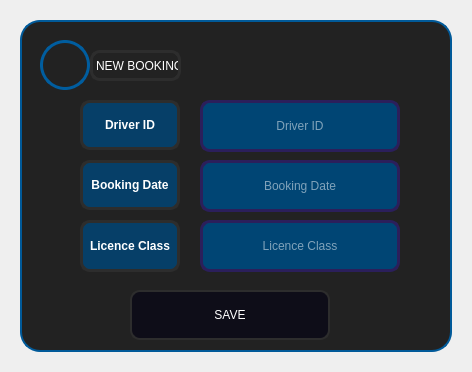
            <widget class="QWidget" name="NewBooking_page">
             <layout class="QGridLayout" name="gridLayout_5">
              <item row="0" column="0">
               <widget class="QWidget" name="booking_form_widget_4" native="true">
                <property name="minimumSize">
                 <size>
                  <width>450</width>
                  <height>350</height>
                 </size>
                </property>
                <property name="maximumSize">
                 <size>
                  <width>450</width>
                  <height>350</height>
                 </size>
                </property>
                <property name="styleSheet">
                 <string notr="true">border-radius: 20px;
</string>
                </property>
                <layout class="QGridLayout" name="gridLayout_2">
                 <item row="0" column="0">
                  <widget class="QFrame" name="input_fileds_frame_5">
                   <property name="styleSheet">
                    <string notr="true">QFrame{
	background-color: rgb(34, 34, 34);
	color: rgb(255, 255, 255);
	border: 2px solid rgb(1, 90, 153);
}
QLineEdit {
	border: 2px solid rgb(0, 93, 159);
	border-radius: 10px;
	padding: 15px;
	background-color: rgb(0, 69, 116);
	color: rgb(255, 255, 255);
}
QLineEdit:hover {
	border: 2px solid rgb(0, 66, 124);
}
QLineEdit:focus {
	border: 2px solid rgb(206, 206, 206);
	color: rgb(200, 200, 200);
}
QPushButton {
	border: 2px solid rgb(45, 45, 45);
	border-radius: 10px;
	padding: 15px;
	background-color:rgb(14, 13, 24);
	color: rgb(255, 255, 255);
}
QPushButton:hover {
	border: 2px solid rgb(0, 66, 124);
}
QLabel{
	border:3px solid  rgb(45, 45, 45);
	border-radius: 10px;
	
	background-color: rgb(6, 63, 104);
}
QCheckBox{
	color: rgb(255, 255, 255);
	padding: 10px;
}
QCheckBox::indicator {
    border: 3px solid rgb(0, 93, 159);
	width: 20px;
	height: 20px;
	border-radius: 10px;
    background:rgb(0, 0, 0);
}
QCheckBox::indicator:hover {
    border: 3px solid rgb(255, 255, 255);
}
QCheckBox::indicator:checked {
    background: 3px solid rgb(34, 34, 34);
	background-image: url(:/icons/icons/cil-check.png);
}</string>
                   </property>
                   <property name="frameShape">
                    <enum>QFrame::StyledPanel</enum>
                   </property>
                   <property name="frameShadow">
                    <enum>QFrame::Raised</enum>
                   </property>
                   <widget class="QLabel" name="label_29">
                    <property name="geometry">
                     <rect>
                      <x>60</x>
                      <y>80</y>
                      <width>100</width>
                      <height>50</height>
                     </rect>
                    </property>
                    <property name="minimumSize">
                     <size>
                      <width>100</width>
                      <height>50</height>
                     </size>
                    </property>
                    <property name="font">
                     <font>
                      <weight>75</weight>
                      <bold>true</bold>
                     </font>
                    </property>
                    <property name="styleSheet">
                     <string notr="true"/>
                    </property>
                    <property name="text">
                     <string>Driver ID</string>
                    </property>
                    <property name="alignment">
                     <set>Qt::AlignCenter</set>
                    </property>
                   </widget>
                   <widget class="QLineEdit" name="DriverId">
                    <property name="geometry">
                     <rect>
                      <x>180</x>
                      <y>80</y>
                      <width>200</width>
                      <height>52</height>
                     </rect>
                    </property>
                    <property name="minimumSize">
                     <size>
                      <width>200</width>
                      <height>50</height>
                     </size>
                    </property>
                    <property name="maximumSize">
                     <size>
                      <width>200</width>
                      <height>16777215</height>
                     </size>
                    </property>
                    <property name="styleSheet">
                     <string notr="true">border:3px solid  rgb(43, 31, 91);
border-radius: 10px;</string>
                    </property>
                    <property name="alignment">
                     <set>Qt::AlignCenter</set>
                    </property>
                    <property name="placeholderText">
                     <string>Driver ID</string>
                    </property>
                   </widget>
                   <widget class="QLabel" name="label_30">
                    <property name="geometry">
                     <rect>
                      <x>60</x>
                      <y>140</y>
                      <width>100</width>
                      <height>50</height>
                     </rect>
                    </property>
                    <property name="minimumSize">
                     <size>
                      <width>100</width>
                      <height>50</height>
                     </size>
                    </property>
                    <property name="font">
                     <font>
                      <weight>75</weight>
                      <bold>true</bold>
                     </font>
                    </property>
                    <property name="styleSheet">
                     <string notr="true"/>
                    </property>
                    <property name="text">
                     <string>Booking Date</string>
                    </property>
                    <property name="alignment">
                     <set>Qt::AlignCenter</set>
                    </property>
                   </widget>
                   <widget class="QLineEdit" name="bookDate">
                    <property name="geometry">
                     <rect>
                      <x>180</x>
                      <y>140</y>
                      <width>200</width>
                      <height>52</height>
                     </rect>
                    </property>
                    <property name="minimumSize">
                     <size>
                      <width>200</width>
                      <height>50</height>
                     </size>
                    </property>
                    <property name="maximumSize">
                     <size>
                      <width>200</width>
                      <height>16777215</height>
                     </size>
                    </property>
                    <property name="styleSheet">
                     <string notr="true">border:3px solid  rgb(43, 31, 91);
border-radius: 10px;</string>
                    </property>
                    <property name="echoMode">
                     <enum>QLineEdit::Normal</enum>
                    </property>
                    <property name="alignment">
                     <set>Qt::AlignCenter</set>
                    </property>
                    <property name="placeholderText">
                     <string>Booking Date</string>
                    </property>
                   </widget>
                   <widget class="QPushButton" name="btnSaveBooking">
                    <property name="geometry">
                     <rect>
                      <x>110</x>
                      <y>270</y>
                      <width>200</width>
                      <height>50</height>
                     </rect>
                    </property>
                    <property name="minimumSize">
                     <size>
                      <width>0</width>
                      <height>50</height>
                     </size>
                    </property>
                    <property name="maximumSize">
                     <size>
                      <width>200</width>
                      <height>16777215</height>
                     </size>
                    </property>
                    <property name="text">
                     <string>SAVE</string>
                    </property>
                   </widget>
                   <widget class="QFrame" name="profile_icon_frame_5">
                    <property name="geometry">
                     <rect>
                      <x>20</x>
                      <y>20</y>
                      <width>50</width>
                      <height>50</height>
                     </rect>
                    </property>
                    <property name="minimumSize">
                     <size>
                      <width>50</width>
                      <height>50</height>
                     </size>
                    </property>
                    <property name="maximumSize">
                     <size>
                      <width>50</width>
                      <height>50</height>
                     </size>
                    </property>
                    <property name="styleSheet">
                     <string notr="true">image: url(:/icons/icons/cil-pin.png);
background-color: rgb(34, 34, 34);
border-radius: 25px;
border: 3px solid rgb(0, 93, 159);</string>
                    </property>
                    <property name="frameShape">
                     <enum>QFrame::StyledPanel</enum>
                    </property>
                    <property name="frameShadow">
                     <enum>QFrame::Raised</enum>
                    </property>
                   </widget>
                   <widget class="QLabel" name="label_31">
                    <property name="geometry">
                     <rect>
                      <x>60</x>
                      <y>200</y>
                      <width>100</width>
                      <height>52</height>
                     </rect>
                    </property>
                    <property name="minimumSize">
                     <size>
                      <width>100</width>
                      <height>50</height>
                     </size>
                    </property>
                    <property name="font">
                     <font>
                      <weight>75</weight>
                      <bold>true</bold>
                     </font>
                    </property>
                    <property name="styleSheet">
                     <string notr="true"/>
                    </property>
                    <property name="text">
                     <string>Licence Class</string>
                    </property>
                    <property name="alignment">
                     <set>Qt::AlignCenter</set>
                    </property>
                   </widget>
                   <widget class="QLineEdit" name="licenceClass">
                    <property name="geometry">
                     <rect>
                      <x>180</x>
                      <y>200</y>
                      <width>200</width>
                      <height>52</height>
                     </rect>
                    </property>
                    <property name="minimumSize">
                     <size>
                      <width>200</width>
                      <height>50</height>
                     </size>
                    </property>
                    <property name="maximumSize">
                     <size>
                      <width>200</width>
                      <height>16777215</height>
                     </size>
                    </property>
                    <property name="styleSheet">
                     <string notr="true">border:3px solid  rgb(43, 31, 91);
border-radius: 10px;</string>
                    </property>
                    <property name="text">
                     <string/>
                    </property>
                    <property name="alignment">
                     <set>Qt::AlignCenter</set>
                    </property>
                    <property name="placeholderText">
                     <string>Licence Class</string>
                    </property>
                   </widget>
                   <widget class="QLabel" name="label_3">
                    <property name="geometry">
                     <rect>
                      <x>70</x>
                      <y>30</y>
                      <width>91</width>
                      <height>31</height>
                     </rect>
                    </property>
                    <property name="styleSheet">
                     <string notr="true">
background-color: rgb(34, 34, 34);</string>
                    </property>
                    <property name="text">
                     <string>NEW BOOKING</string>
                    </property>
                   </widget>
                  </widget>
                 </item>
                </layout>
               </widget>
              </item>
             </layout>
            </widget>
